Frame 1 (no input): blank canvas, image omitted
Frame 60 (no input): blank canvas, image omitted
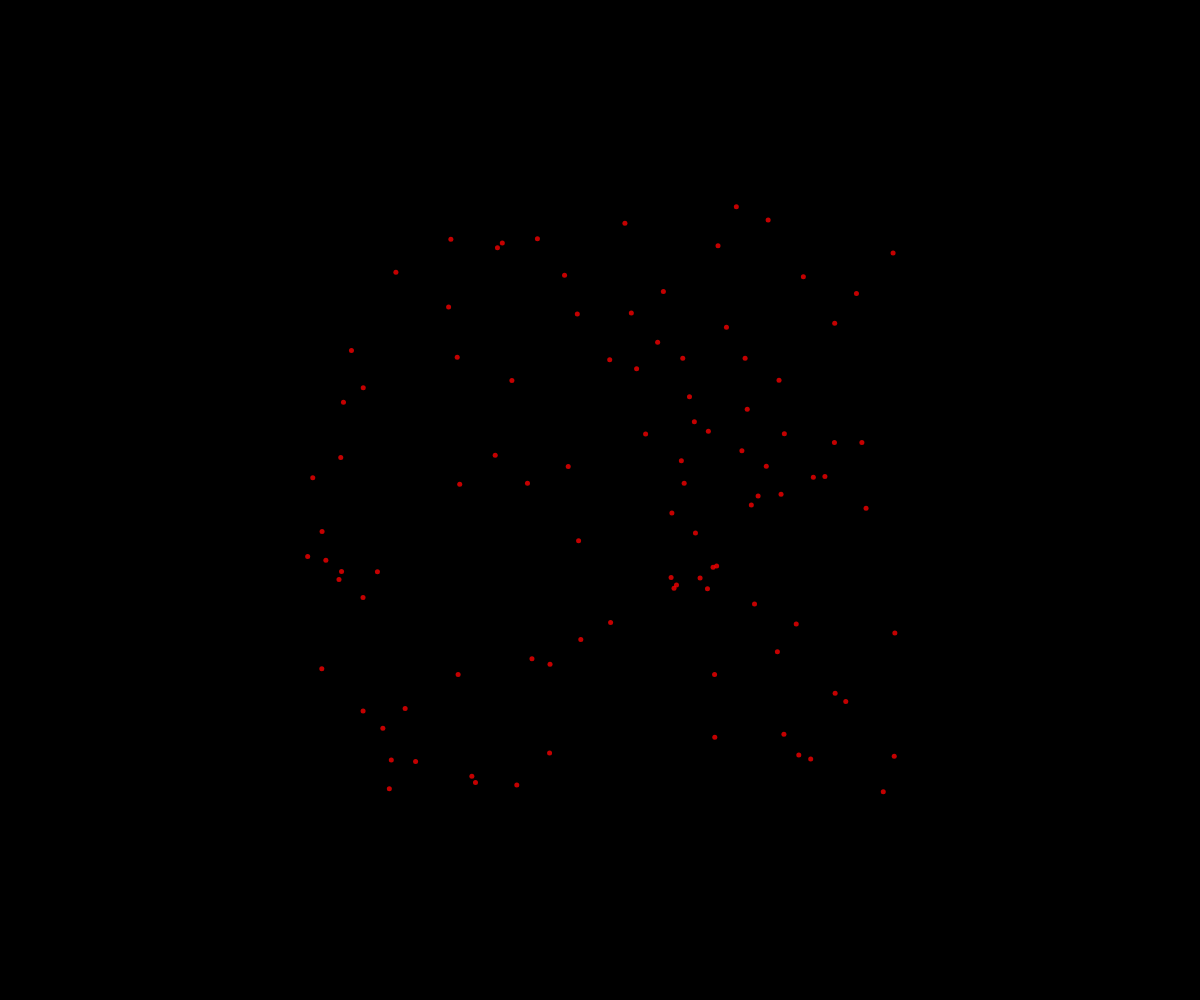
Frame 120 (the mouse pressed at the canvas centre since frame 60)

The p5.js sketch whose frames 1 and 60 were blank and that drew this single picture after the mouse press (run headless with seeded random() and noise() and a simulated clock; from frame 60 on, the mouse is pressed at the canvas centre):

// p5.js sketch
// ── sketch.js
// Fireworks oop 

const NUMBER_OF_PARTICLES_PER_CLICK = 100;

class Particle {
  constructor(x, y){
    this.x = x;
    this.y = y;
    this.dx = random(-5, 5);
    this.dy = random(-5, 5);
    this.size = 5;
    this.r = 255;
    this.g = 0;
    this.b = 0;
    this.opacity = 255;
  }

  display(){
    noStroke();
    fill(this.r, this.g, this.b, this.opacity);
    circle(this.x, this.y, this.size);
  }

  update() {
    this.opacity -= 1;
    this.x += this.dx;
    this.y += this.dy;
  }

  isDead() {
    return this.opacity <= 0;
  }

}

let theFireworks = [];



function setup() {
  createCanvas(windowWidth, windowHeight);
}

function draw() {
  background(0);
  for (let firework of theFireworks){
    if (firework.isDead()){
      //kill it
      let index = theFireworks.indexOf(firework);
      theFireworks.splice(index, 1);
    }
    else {
      firework.display();
      firework.update();
    }
  }
}


function mousePressed() {
  for (let i = 0; i < NUMBER_OF_PARTICLES_PER_CLICK; i++){
    let someParticle = new Particle(mouseX, mouseY);
    theFireworks.push(someParticle);
  }
}
